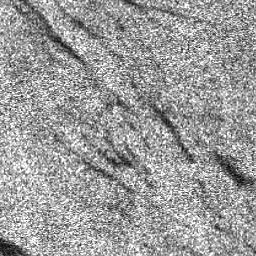
#> input picture data/oil_spill_dataset/images/train/palsar_0.png, 256 x 256 px, found by its file name; its folder holds only this picture in this run
$ jupyter execute --allow-errors 'Preprocessing (2).ipynb'
#> lines starting #> are read from the running program, lines starting #| are printed output that depends on the picture
[cell 1]
# Mount Google Drive
from google.colab import drive
drive.mount('/content/drive')

[cell 2]
# Preprocessing function for SAR images
def preprocess_sar_image(image_path):
    """
    Preprocess SAR image: denoise and convert to binary (pure black and white)
    Args:
        image_path: Path to the input image
    Returns:
        Preprocessed binary image as numpy array
    """
    # Read image
    img = cv2.imread(image_path)

    if img is None:
        print(f"Error reading image: {image_path}")
        return None

    # Convert to grayscale if not already
    if len(img.shape) == 3:
        gray = cv2.cvtColor(img, cv2.COLOR_BGR2GRAY)
    else:
        gray = img

    # Step 1: Apply Non-local Means Denoising (removes SAR speckle noise)
    denoised = cv2.fastNlMeansDenoising(gray, None, h=10, templateWindowSize=7, searchWindowSize=21)

    # Step 2: Apply CLAHE for strong contrast enhancement
    clahe = cv2.createCLAHE(clipLimit=3.0, tileGridSize=(8,8))
    enhanced = clahe.apply(denoised)

    # Step 3: Apply histogram stretching
    enhanced = cv2.normalize(enhanced, None, 0, 255, cv2.NORM_MINMAX)

    # Step 4: Apply Otsu's Binary Thresholding for PURE BLACK AND WHITE
    # This converts the image to only 0 (black) and 255 (white) pixels
    _, binary = cv2.threshold(enhanced, 0, 255, cv2.THRESH_BINARY + cv2.THRESH_OTSU)

    return binary

print("Preprocessing function defined!")

[cell 3]
# Import required libraries
import os
import cv2
from tqdm import tqdm

# Define paths
base_path = '/content/drive/MyDrive/Sanskar_Dataset'
output_base_path = '/content/drive/MyDrive/Sanskar_dataset_preprocessed'

# Create output directories
for category in ['OilSpill', 'NoSpill']:
    for split in ['Train', 'Test']:
        output_dir = os.path.join(output_base_path, category, split)
        os.makedirs(output_dir, exist_ok=True)

# Process all images
def process_dataset():
    """
    Process all images in the dataset
    """
    total_processed = 0
    total_errors = 0

    categories = ['OilSpill', 'NoSpill']
    splits = ['Train', 'Test']

    for category in categories:
        for split in splits:
            input_dir = os.path.join(base_path, category, split)
            output_dir = os.path.join(output_base_path, category, split)

            # Check if input directory exists
            if not os.path.exists(input_dir):
                print(f"Warning: Directory does not exist: {input_dir}")
                continue

            # Get all image files
            image_files = [f for f in os.listdir(input_dir)
                          if f.lower().endswith(('.png', '.jpg', '.jpeg', '.tif', '.tiff', '.bmp'))]

            print(f"\nProcessing {category}/{split}: {len(image_files)} images")

            # Process each image with progress bar
            for img_file in tqdm(image_files, desc=f"{category}/{split}"):
                try:
                    input_path = os.path.join(input_dir, img_file)
                    output_path = os.path.join(output_dir, img_file)

                    # Preprocess image
                    preprocessed = preprocess_sar_image(input_path)
#> in preprocess_sar_image, img is the input picture: shape (256, 256, 3); min 0, max 255, mean 155.2
#> in preprocess_sar_image, `enhanced = clahe.apply(denoised)`:
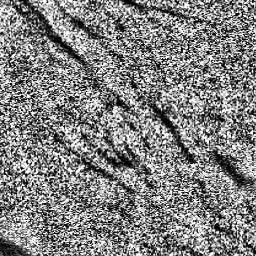
#> enhanced: shape (256, 256); min 0, max 255, mean 129.2
#> in preprocess_sar_image, `_, binary = cv2.threshold(enhanced, 0, 255, cv2.THRESH_BINARY + cv2.TH..`:
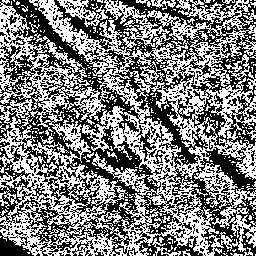
#> binary: shape (256, 256); 49.9% white in thin lines or dots

                    if preprocessed is not None:
                        # Save preprocessed image
                        cv2.imwrite(output_path, preprocessed)
                        total_processed += 1
                    else:
                        total_errors += 1

                except Exception as e:
                    print(f"Error processing {img_file}: {str(e)}")
                    total_errors += 1

    print(f"\n{'='*50}")
    print(f"Processing Complete!")
    print(f"Total images processed: {total_processed}")
    print(f"Total errors: {total_errors}")
    print(f"Output directory: {output_base_path}")
    print(f"{'='*50}")

# Run the preprocessing
process_dataset()

[cell 4]
import random
import matplotlib.pyplot as plt
import cv2
import os

# Paths
input_base_path = '/content/drive/MyDrive/Sanskar_Dataset'   # note: capital D
output_base_path = '/content/drive/MyDrive/Sanskar_dataset_preprocessed'


def display_samples(num_samples=4, category='OilSpill', split='Train'):
    """
    Display sample original and preprocessed images for comparison.
    """
    # Folders (adjust names to exactly match your folder structure)
    sample_dir = os.path.join(input_base_path, category, split)
    output_sample_dir = os.path.join(output_base_path, category, split)

    print("Input dir :", sample_dir)
    print("Output dir:", output_sample_dir)

    if not os.path.exists(sample_dir):
        print("Input directory does not exist")
        return
    if not os.path.exists(output_sample_dir):
        print("Output directory does not exist")
        return

    # Collect files
    sample_files = [f for f in os.listdir(sample_dir)
                    if f.lower().endswith(('.png', '.jpg', '.jpeg', '.tif', '.tiff'))]

    if not sample_files:
        print("No images found in", sample_dir)
        return

    sample_files = sample_files[:num_samples]

    fig, axes = plt.subplots(2, len(sample_files), figsize=(4*len(sample_files), 8))

    for i, fname in enumerate(sample_files):
        orig_path = os.path.join(sample_dir, fname)
        prep_path = os.path.join(output_sample_dir, fname)

        orig_img = cv2.imread(orig_path, cv2.IMREAD_GRAYSCALE)
        prep_img = cv2.imread(prep_path, cv2.IMREAD_GRAYSCALE)

        print(f"{i+1}. {fname} -> orig:",
              None if orig_img is None else orig_img.shape,
              "prep:", None if prep_img is None else prep_img.shape)

        # Original
        if orig_img is not None:
            axes[0, i].imshow(orig_img, cmap='gray', vmin=0, vmax=255)
            axes[0, i].set_title(f'Original {i+1}')
        else:
            axes[0, i].set_title('Missing original')
        axes[0, i].axis('off')

        # Preprocessed
        if prep_img is not None:
            axes[1, i].imshow(prep_img, cmap='gray', vmin=0, vmax=255)
            axes[1, i].set_title(f'Preprocessed {i+1}')
        else:
            axes[1, i].set_title('Missing preprocessed')
        axes[1, i].axis('off')

    plt.tight_layout()
    plt.savefig('/content/drive/MyDrive/preprocessing_comparison.png',
                dpi=150, bbox_inches='tight')
    plt.show()
    print("Comparison image saved to Drive!")


#> (the rest of this cell did not finish here and is left out)
